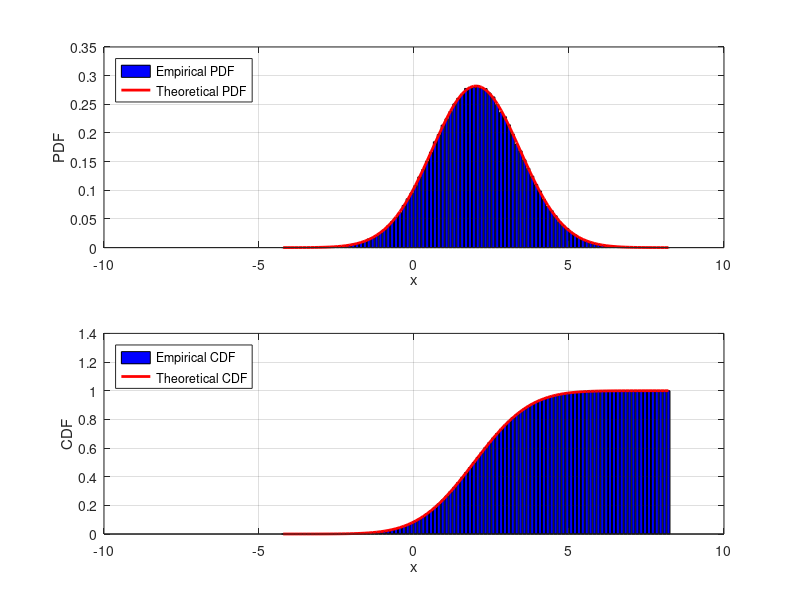

This chart was generated by the following MATLAB code:
%% Gaussian Theorical AVG & VAR
Theo_AVG = 2
Theo_VAR = 2

%% Gaussian Empirical PDF & CDF
sample_num = 1000000;
X = sqrt(Theo_VAR)*randn(1, sample_num) + Theo_AVG;

bin_num = 100;
[counts, bin_centers] = hist(X,bin_num); % # of samples in each bin
%%%%% [counts,centers] = hist(___) returns # of samples in each bin and bin center on x-axis.
dx = bin_centers(2)-bin_centers(1);

Empi_PDF = counts./sample_num./dx;  % Empirical PMF, Counting samples in dx interval, thus normalize
Empi_CDF = cumsum(Empi_PDF.*dx);  % Empirical CDF
  
Empi_AVG = sum(bin_centers.*Empi_PDF.*dx)
Empi_VAR = sum((bin_centers - Empi_AVG).^2.*Empi_PDF.*dx)

%% Gaussian Theorical PDF & CDF
Theo_PDF = 1 / (sqrt(2 * pi)*sqrt(Theo_VAR))*exp(-(bin_centers-Theo_AVG).^2 / (2 * Theo_VAR));
Theo_CDF = cumsum(Theo_PDF.*dx);

%%
figure(1) 

subplot(2,1,1)
bar(bin_centers, Empi_PDF, 'b'); hold on; 
plot(bin_centers, Theo_PDF,'r-','LineWidth',2);
legend('Empirical PDF','Theoretical PDF','Location','Northwest');
grid on;
xlabel('x');
ylabel('PDF'); 
subplot(2,1,2)
bar(bin_centers , Empi_CDF, 'b' ); hold on;
plot(bin_centers , Theo_CDF, 'r-','LineWidth',2);
legend('Empirical CDF','Theoretical CDF','Location','Northwest');
grid on;
xlabel('x');
ylabel('CDF'); 